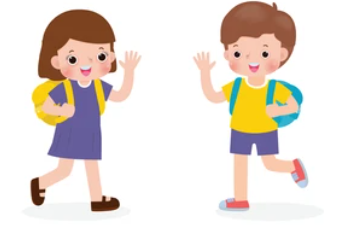
#> input picture 8. Computer Vision/friends_hello.png, 342 x 230 px
$ jupyter execute CV-4.ipynb
#> lines starting #> are read from the running program, lines starting #| are printed output that depends on the picture; after the words box and inside, x2 and y2 are one past the last pixel; in counts of white or black regions, pixels touching at a corner belong together
[cell 1]
# import opencv 1ibrary
import cv2

[cell 2]
# load image
img = cv2.imread("friends_hello.png")
#> img is the input picture: shape (230, 342, 3); mean B, G, R 213.5, 222, 232.4

[cell 3]
# convert image into gray image
gray_img = cv2.cvtColor(img, cv2.COLOR_BGR2GRAY)
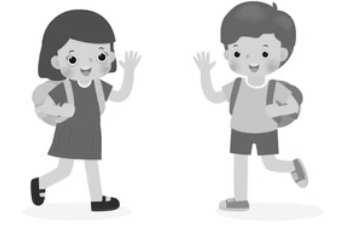
#> gray_img: shape (230, 342); min 10, max 255, mean 224.2

[cell 4]
#using edge detection algorithm by John F. Canny.
#30 to 200 pixel range threshold at edge will detect the contour.
edged=cv2.Canny(gray_img, 30,200)
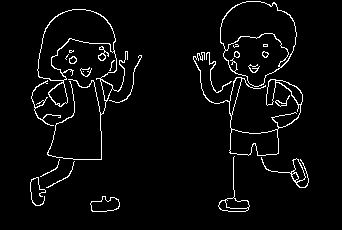
#> edged: shape (230, 342); 4% white in thin lines or dots, all inside (x1, y1, x2, y2) = (30, 1, 309, 212)

[cell 5]
# find contours in the edged image
contours, hierarchy = cv2.findContours(edged, cv2.RETR_TREE, cv2.CHAIN_APPROX_SIMPLE)
#> contours = 49 contours, 19 with area under 20; largest, box (x1, y1, x2, y2) and area: (220, 1, 297, 87) 4714, (37, 9, 128, 160) 3120, (37, 9, 116, 81) 2582, (220, 1, 297, 68) 2496, (223, 33, 289, 87) 2140

[cell 6]
# draw contours in the original image
# -1 for total image. (0,255,0) -> Green, 2 width of line
cv2.drawContours(img, contours, -1,(0,255,0), 2)
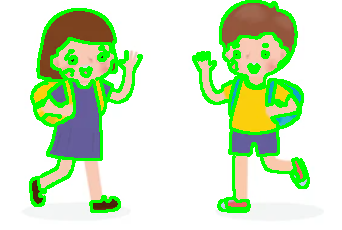
#> img: shape (230, 342, 3); 12.42% of pixels changed, all inside (x1, y1, x2, y2) = (29, 0, 310, 213)
